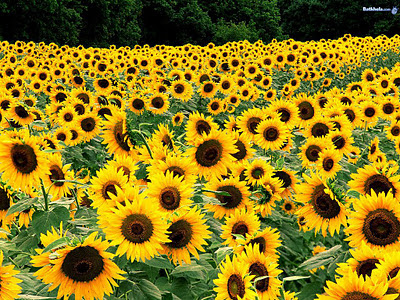
#> input picture PIM/img/girassol.jpg, 400 x 300 px
$ python aberturaimg.py
#> lines starting #> are read from the running program, lines starting #| are printed output that depends on the picture
from PIL import Image

img = Image.open("img/girassol.jpg")
#> img is the input picture: PIL image 400x300 RGB; mean R, G, B 140.9, 122.1, 24.3
imgOutput = Image.new("RGB", img.size, (255, 255, 255))
#> imgOutput: PIL image 400x300 RGB; every value is 255

def lightness_method_rgb_convert(img):
    x, y = img.size
#> x = 400; y = 300
    for i in range(x):
        for j in range(y):
            pixel = img.getpixel((i, j))
            grayscale = int((min(pixel[0], pixel[1], pixel[2]) + max(pixel[0], pixel[1], pixel[2]))/2)
            imgOutput.putpixel((i, j), (grayscale, grayscale, grayscale))
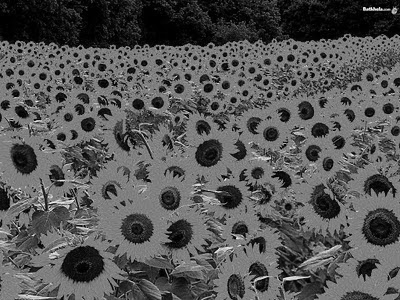
#> imgOutput: PIL image 400x300 RGB; min 0, max 253, mean 86.1
    imgOutput.save("imgOutputLightness.jpg")

def average_method_rgb_convert(img):
    x, y = img.size
#> x = 400; y = 300
    for i in range(x):
        for j in range(y):
            rgb = img.getpixel((i, j))
            grayscale = int(sum(rgb)/3)
            imgOutput.putpixel((i, j), (grayscale, grayscale, grayscale))
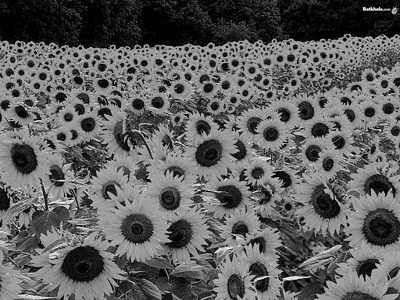
#> imgOutput: PIL image 400x300 RGB; min 0, max 254, mean 95.4
    imgOutput.save("imgOutputAverage.jpg")

def luminosity_method_rgb_convert(img):
    pixels = img.load()
    width, height = img.size
#> width = 400; height = 300

    for x in range(width):
        for y in range(height):
            rgb = img.getpixel((x, y))
            grayscale = int(0.3 * rgb[0] + 0.59 * rgb[1] + 0.11 * rgb[2])
            imgOutput.putpixel((x, y), (grayscale, grayscale, grayscale))
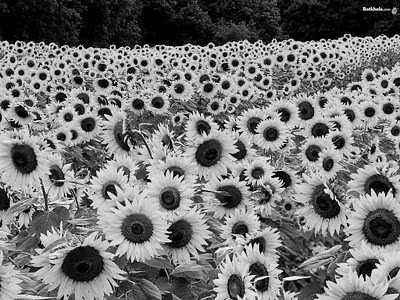
#> imgOutput: PIL image 400x300 RGB; min 0, max 253, mean 116.5
    imgOutput.save("imgOutputLuminosity.jpg")

lightness_method_rgb_convert(img)
average_method_rgb_convert(img)
luminosity_method_rgb_convert(img)
